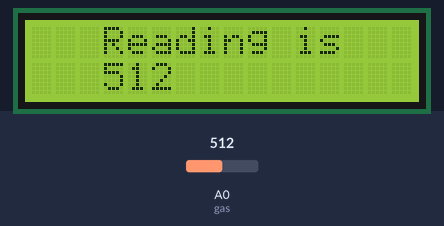
The sketch below on a simulated Arduino Uno, built with avr-gcc and run on an emulated ATmega328P. Parts: 16×2 character LCD. The test bench sets the inputs (shaded band); at power-on: A0 (gas) = 512. What the sketch prints to the serial monitor is not drawn.

Above: at 1.2 s.
1.3 s: A0 (gas) set to 490
At 2.5 s:
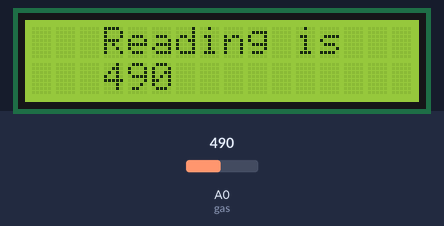
2.8 s: A0 (gas) set to 510
At 3.5 s:
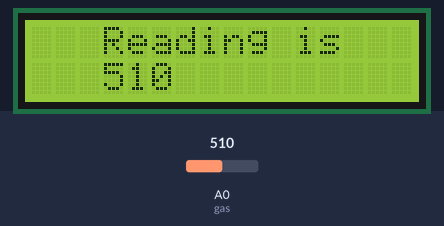
4.3 s: A0 (gas) set to 306
At 4.8 s:
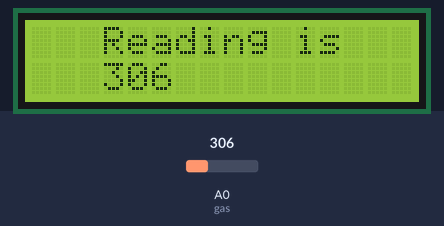
Timing chart, 0 to 7.3 s (numbered marks = the images above; inputs shaded):
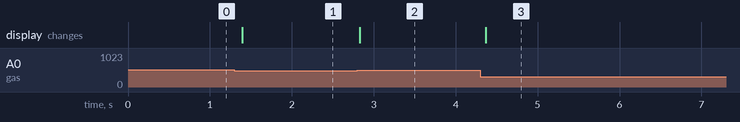

The sketch:

17.GASandLCD_aug01.ino
```cpp
#include<LiquidCrystal.h> // library
LiquidCrystal lcd(2,3,4,5,6,7); // pin order

int gas = A0;

void setup() {
  lcd.begin(16, 2); // 16 columns and 2 rows for the lcd screen
  pinMode(gas, INPUT);
  Serial.begin(9600);
}

void loop() {
  int value = analogRead(gas);
  Serial.println(value);
  lcd.setCursor(3,0);
  lcd.print("Reading is");
  lcd.setCursor(3,1);
  lcd.print(value);
  delay(100);

  if(value>500)
  {
    digitalWrite(13, HIGH);
  }
  else
  {
    digitalWrite(13, LOW);
    }
}
```

Measured:
- after the input at 1.3 s, the display: changes after 0.10 s (image 1)
- after the input at 2.8 s, the display: changes at once (image 2)
- after the input at 4.3 s, the display: changes after 0.07 s (image 3)
